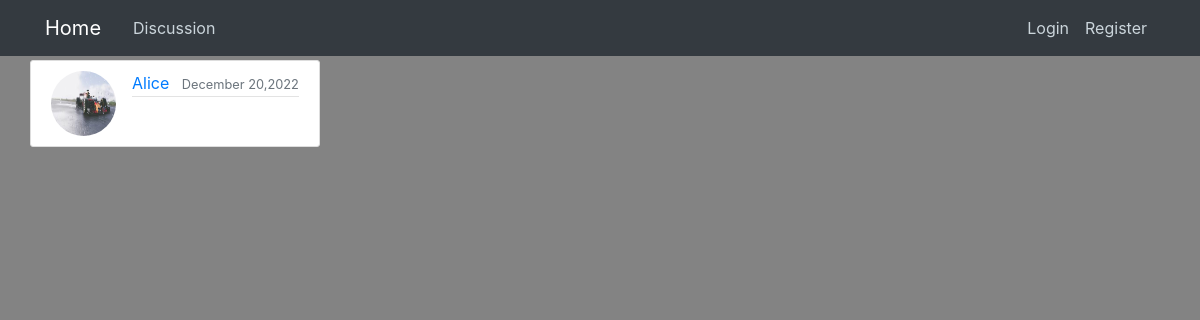
The app's page /post/1/ with its own data.
### blog/models.py (models this page shows, shortened)
class Post(models.Model):
    title = models.CharField(max_length=100)
    contributor = models.CharField(max_length=100)
    tasks_subtasks =  models.TextField()
    status = models.TextField()
    date_posted = models.DateTimeField(default=timezone.now)
    author = models.ForeignKey(User, on_delete=models.CASCADE)
    class Meta:
        ordering = ['contributor']
    def get_all_contributor(self):
        contributor_inTab = []
        contributors = ""
        i = 0
        for letter in self.contributor:
            if letter == ';':
                 contributor_inTab += [contributors]
                 contributors = ""
                 i+=1
            else:
                contributors+= letter
        contributor_inTab +=[contributors]
        return contributor_inTab

### users/models.py (models this page shows, shortened)
class Profile(models.Model):
    user = models.OneToOneField(User, on_delete=models.CASCADE)
    image = models.ImageField(default='default.jpg', upload_to='profile_pics')

### blog/views.py (the view)
# urls.py: path('post/<int:pk>/', PostDetailView.as_view(), name='post-detail'),
class PostDetailView(DetailView):
    model = Post
    password = forms.CharField(widget=forms.PasswordInput)

### blog/templates/Blog/post_detail.html (shortened to what this page needs)
{% extends "blog/base.html" %}
{% block content %}
       <article class="media content-section">
        <img class="rounded-circle article-img" src="{{ object.author.profile.image.url}}">
    <div class="media-body">
    <div class="article-metadata">
      <a class="mr-2" href="#">{{ object.author }}</a>
      <small class="text-muted">{{ object.date_posted|date:"F d,Y" }}</small>
</article>
{% endblock %}

### blog/static/blog/main.css (style rules this page uses)
* { margin: 0; padding: 0; box-sizing: border-box; }
body { background: #838383; color: #000000; margin-top: 5rem; margin: 0; }
.content-section { background: #ffffff; padding: 10px 20px; border: 1px solid #dddddd; border-radius: 3px; margin-bottom: 20px; }
.article-img { height: 65px; width: 65px; margin-right: 16px; }
.article-metadata { padding-bottom: 1px; margin-bottom: 4px; border-bottom: 1px solid #e3e3e3 }

### records on screen
Post: author.profile.image (picture), author "Alice", date_posted "December 20,2022"
